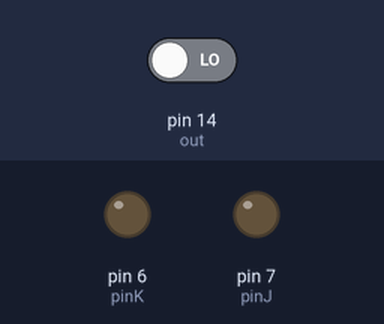
The sketch below on a simulated Arduino Uno, built with avr-gcc and run on an emulated ATmega328P. On the bench: output pins drawn as LEDs (lit = HIGH). The test bench sets the inputs (shaded band); at power-on: pin 14 (out) LOW. Pins used as bus, display or sensor lines are not drawn; what the sketch prints to the serial monitor is not drawn.

Above: at 0.12 s.
At 0.8 s:
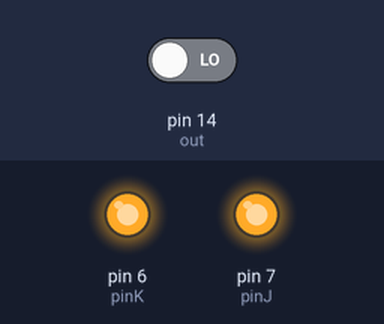
Timing chart, 0 to 2.3 s (numbered marks = the images above):
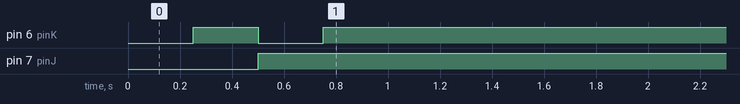

The sketch:

29.ino
```cpp
int pinJ = 7;
int pinK = 6;
int clk = 5;
int out = 14;
int _7476count = 0;
int x = 0;
int Logic_gate[4] = {0, 0, 1, 0}; //7476
int Read_gate [4];
void setup()
{
  pinMode(out, INPUT);
  pinMode(pinJ, OUTPUT);
  pinMode(pinK, OUTPUT);
  pinMode(clk, OUTPUT);
  Serial.begin(9600);
}

void loop()
{
  while (x < 4) {
    digitalWrite(pinJ, LOW);
    digitalWrite(pinK, LOW);
    digitalWrite(clk, HIGH);
    digitalWrite(clk, LOW);
    Read_gate[x] = digitalRead(out);
    delay(250);
    Read_gate[x] = digitalRead(out);
    if (Read_gate[x] == Logic_gate[x]) {
      _7476count++;
    }
    x = x + 1;

    digitalWrite(pinJ, LOW);
    digitalWrite(pinK, HIGH);
    digitalWrite(clk, HIGH);
    digitalWrite(clk, LOW);
    Read_gate[x] = digitalRead(out);
    Read_gate[x] = digitalRead(out);
    delay(250);
    Read_gate[x] = digitalRead(out);
    if (Read_gate[x] == Logic_gate[x]) {
      _7476count++;
    }
    x = x + 1;

    digitalWrite(pinJ, HIGH);
    digitalWrite(pinK, LOW);
    digitalWrite(clk, HIGH);
    digitalWrite(clk, LOW);
    Read_gate[x] = digitalRead(out);
    delay(250);
    Read_gate[x] = digitalRead(out);
    if (Read_gate[x] == Logic_gate[x]) {
      _7476count++;
    }
    x = x + 1;

    digitalWrite(pinJ, HIGH);
    digitalWrite(pinK, HIGH);
    digitalWrite(clk, HIGH);
    digitalWrite(clk, LOW);
    Read_gate[x] = digitalRead(out);
    Read_gate[x] = digitalRead(out);
    delay(250);
    Read_gate[x] = digitalRead(out);
    if (Read_gate[x] == Logic_gate[x]) {
      _7476count++;
    }
    x = x + 1;

    if (_7476count == 4) {
      Serial.print("\n7476 IC is good.\n");
      break;
    }
    else {
      Serial.print("\nNothing connect or IC is another one.\n");
      break;
    }
  }

}
```

Measured:
- by itself, pin 6 (pinK): LOW → HIGH at 0.25 s, → LOW 0.25 s later, → HIGH 0.25 s later
- by itself, pin 7 (pinJ): LOW → HIGH at 0.50 s
